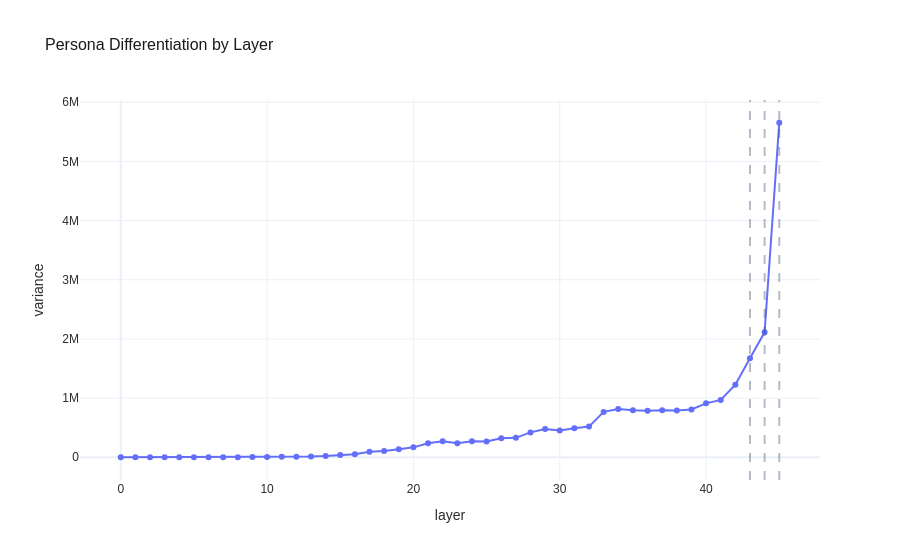

The code cell stored with this chart in its notebook:
### Code cell
# Plot layer discrimination as variance vs. depth so the strongest layer is visually obvious
fig = px.line(layer_variance, x='layer', y='variance', markers=True, title='Persona Differentiation by Layer')
for row in best_layers.itertuples(index=False):
    fig.add_vline(x=int(row.layer), line_dash='dash', opacity=0.35)
apply_plotly_style(fig)
fig.show()

### Figure 1 — Plotly figure (JSON) as saved in the notebook; plotly's stock layout.template omitted (floating-point values rounded to 4 significant figures)
{"data": [{"hovertemplate": "layer=%{x}<br>variance=%{y}<extra></extra>", "legendgroup": "", "line": {"color": "#636efa", "dash": "solid"}, "marker": {"symbol": "circle"}, "mode": "lines+markers", "name": "", "orientation": "v", "showlegend": false, "type": "scatter", "x": [0, 1, 2, 3, 4, 5, 6, 7, 8, 9, 10, 11, 12, 13, 14, 15, 16, 17, 18, 19, 20, 21, 22, 23, 24, 25, 26, 27, 28, 29, 30, 31, 32, 33, 34, 35, 36, 37, 38, 39, 40, 41, 42, 43, 44, 45], "xaxis": "x", "y": [362.1, 444.5, 836.0, 878.3, 1079.0, 1253.0, 1378.0, 1445.0, 1954.0, 3315.0, 4782.0, 6756.0, 10070.0, 12950.0, 19530.0, 37010.0, 51870.0, 92200.0, 104700.0, 137500.0, 167700.0, 236500.0, 271500.0, 236500.0, 271200.0, 268000.0, 323200.0, 328300.0, 420300.0, 478300.0, 453600.0, 489000.0, 518400.0, 767000.0, 817000.0, 795200.0, 787100.0, 796100.0, 792400.0, 808400.0, 911600.0, 969300.0, 1226000.0, 1672000.0, 2115000.0, 5654000.0], "yaxis": "y"}], "layout": {"font": {"color": "#2d2d2d", "family": "Arial"}, "legend": {"tracegroupgap": 0}, "paper_bgcolor": "white", "plot_bgcolor": "white", "shapes": [{"line": {"dash": "dash"}, "opacity": 0.35, "type": "line", "x0": 45, "x1": 45, "xref": "x", "y0": 0, "y1": 1, "yref": "y domain"}, {"line": {"dash": "dash"}, "opacity": 0.35, "type": "line", "x0": 44, "x1": 44, "xref": "x", "y0": 0, "y1": 1, "yref": "y domain"}, {"line": {"dash": "dash"}, "opacity": 0.35, "type": "line", "x0": 43, "x1": 43, "xref": "x", "y0": 0, "y1": 1, "yref": "y domain"}], "title": {"font": {"color": "#1a1a1a", "size": 16}, "text": "Persona Differentiation by Layer"}, "xaxis": {"anchor": "y", "domain": [0.0, 1.0], "title": {"text": "layer"}}, "yaxis": {"anchor": "x", "domain": [0.0, 1.0], "title": {"text": "variance"}}}}
